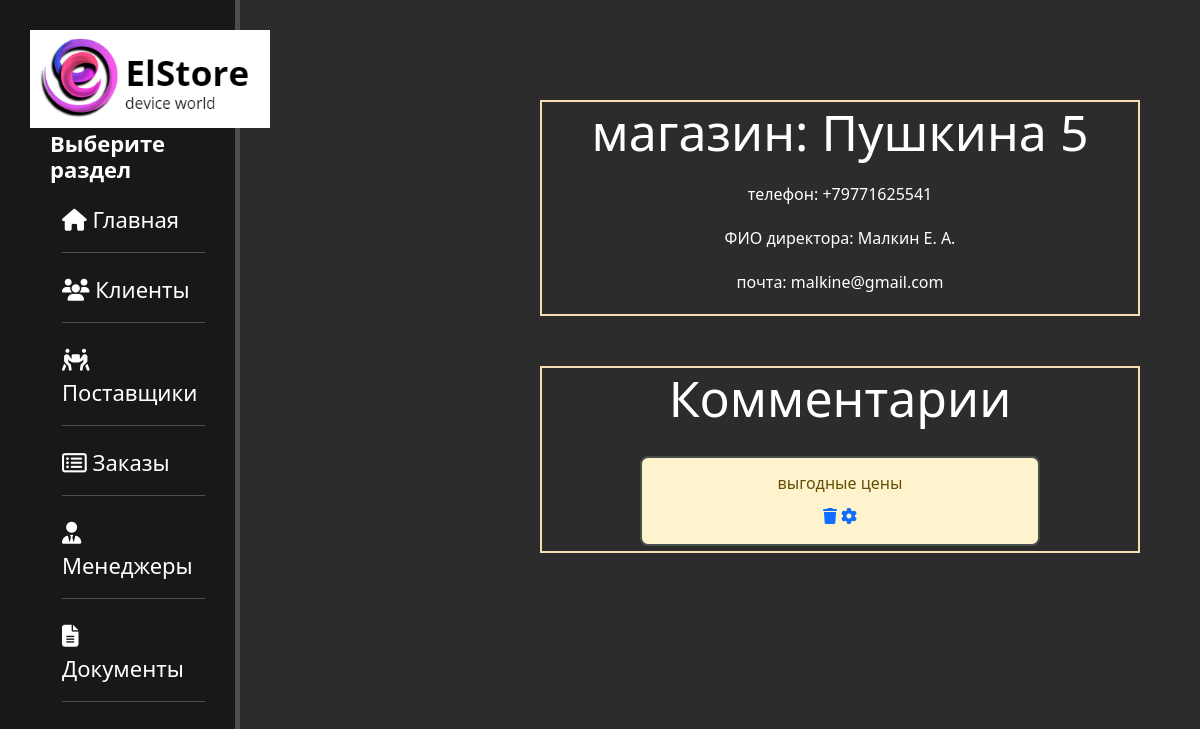
The page /clients/9 on the database its author committed.
### base/models.py (models this page shows, shortened)
class Clients(models.Model):
    adress = models.CharField(max_length=200, verbose_name='Адрес магазина')
    phone = models.CharField(max_length=20, verbose_name='Телефон')
    director = models.CharField(max_length=50, verbose_name='Руководитель')
    e_mail = models.CharField(max_length=50, verbose_name='Почта')
    class Meta:
        verbose_name = 'Клиент'
        verbose_name_plural = 'Клиенты'

class Comment(models.Model):
    client = models.ForeignKey(Clients, on_delete=models.CASCADE, related_name='comment')
    topic = models.CharField(max_length=200, verbose_name='Тема')
    text = models.TextField(verbose_name='Текст')
    create_date = models.DateTimeField(blank=True, null=True, default=timezone.now, verbose_name='Дата')
    def __str__(self):
        return self.topic
    class Meta:
        verbose_name = 'Комментарий'
        verbose_name_plural = 'Комментарии'

### base/views.py (the view)
# urls.py: path('clients/<int:pk>', views.ClDetailView.as_view(), name='cl_view'),
class ClDetailView(DetailView):
    model = Clients
    template_name = 'base/client_details_view.html'
    context_object_name = 'client'

### base/templates/base/client_details_view.html (shortened to what this page needs)
{% extends 'base/layout.html' %} {% block content %}
<div class="features" id="detailview">
    <h1>магазин: {{ client.adress }}</h1>
    <p>телефон: {{ client.phone }}</p>
    <p>ФИО директора: {{ client.director }}</p>
    <p>почта: {{ client.e_mail }}</p>
</div>
<div class="features" id="comment">
    <h1>Комментарии</h1>
    {% for comment in client.comment.all %}
    <div class="alert-warning">
        <p>{{comment}}</p>
        <a href="{% url 'comment_remove' client.id comment.id %}">
            <p><i class="fas fa-trash"></i></a> <a href="{% url 'comment_edit' client.id comment.id %}"><i class="fas fa-cog"></i></a></p>
    </div>
    {% endfor %}
</div> {% endblock %} {% block title %}Информация о клиенте{% endblock %}

### base/static/base/css/main.css (style rules this page uses)
body { background: #2c2c2c; }
main .features { float: left; color: #fff; margin-top: 10px; text-align: center; width: 75%; }
main .features h1 { font-size: 50px; }
main .features p { max-width: 400px; margin: 20px auto; }
.alert-warning { border-radius: 8px; border: 2px solid rgb(70, 78, 74); display: inline-block; max-width: 800px; clear: both; width: 400px; margin: 20px auto -15px; transition: 0.6s; line-height: 10px; }
.alert-warning a { text-decoration: none; }
#detailview { margin-top: 100px; border: 2px solid wheat; width: 50%; margin-left: 300px; }
#comment { margin-top: 50px; border: 2px solid wheat; width: 50%; margin-left: 300px; padding-bottom: 20px; }

### rows shown on the page
Clients: adress "Пушкина 5", phone "+79771625541", director "Малкин Е. А.", e_mail "malkine@gmail.com"
Comment: topic "выгодные цены"
